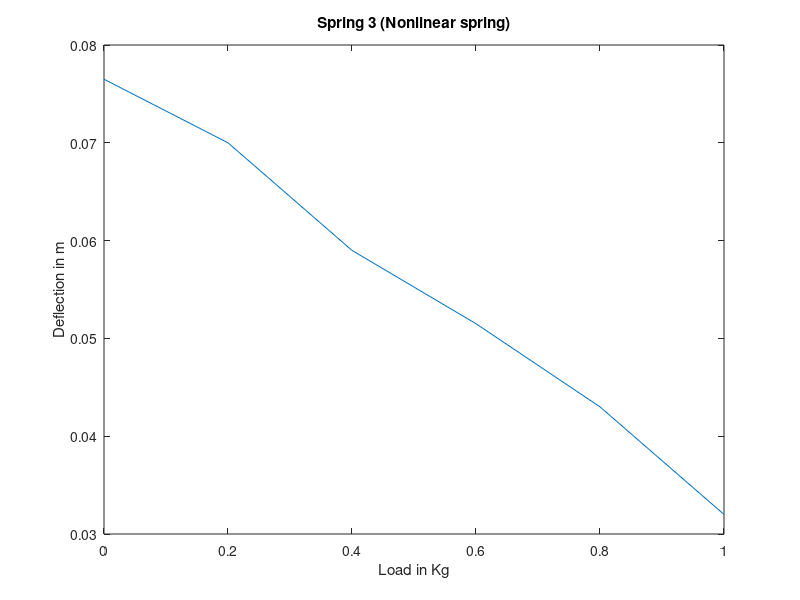

MATLAB code for this plot:
%% Readme    
% 
n = [27,34];  
r = [2.85,2.88]/2/1000 ;    % in m
R = [41.8,31.96]/2/1000;    % in m
G = 27 *10^9;               % in pascals   (Enter appropriate value)
k = (G/4) *((r.^4)./(R.^3))./n;   % theoretical values for spring 1 ,spring2

%Note : variable kt generated in the workspace is spring constant obtained after linear regression  
%       variable ktt1,ktt2 represent piecewise spring constants 

%%  Spring 1
s1 = [0,410,409;200,411,410;400,412,413;600,414,415;800,416,418;1000,421,421];
s1=s1/1000;
sp1 = [s1(:,1), (s1(:,2)+s1(:,3))/2];
% plot(sp1(:,1),sp1(:,2));
plot(sp1(:,2),sp1(:,1));
xlabel('Load in Kg');
ylabel('Deflection in m');
title('Spring 1');
pause;
% y = p1*x + p2; ,p1=.011286 ,p2 =.40852
p1=.011286;
kt1 = 1/p1;

g = -sp1(1:5,:)+ sp1(2:end,:); 
ktt1= g(:,1)./g(:,2); 

%%  Spring 2

s2 = [0,9.85,9.82;2,8.8,8.74;2.5,8.27,8.13;3,7.86,7.7;3.5,7.29,7.29];
s2(:,2:3)=s2(:,2:3)/100;
sp2 = [s2(:,1), (s2(:,2)+s2(:,3))/2];

plot(sp2(:,1),sp2(:,2));
xlabel('Load in Kg');
ylabel('Deflection in m');
title('Spring 2');
% y = p1*x + p2; ,p1=.00071644 ,p2 =.099512
p1=.0071644;
kt2 = 1/p1;
kt = [kt1,kt2];
g = -sp2(1:4,:)+ sp2(2:end,:); 
ktt2= g(:,1)./g(:,2); 
pause;
%% Nonlin spring
s3 = [0,7.5,7.8;200,7.1,6.9;400,6.0,5.8;600,5.2,5.1;800,4.4,4.2;1000,3.2,3.2];
s3(:,2:3)=s3(:,2:3)/100;
s3(:,1)=s3(:,1)/1000;
sp3 = [s1(:,1), (s3(:,2)+s3(:,3))/2];
plot(sp3(:,1),sp3(:,2));
xlabel('Load in Kg');
ylabel('Deflection in m');
title('Spring 3 (Nonlinear spring)');

%% strain gauge
b = 24.89 /1000; % in m
h = 6.27/1000 ;  % in m
lo = 25/100;     % in m
l1 = 24.6/100;   % in m
E = 690*10^9 ;   % in Pascals
del = (0.5:0.5:3)/1000; % in m
Izz = 1/12 *b*h^3; 
% Theoretical
P= del*3*E*Izz/lo^3   ;
M = P*l1;
sigma = M/Izz*h/2 ;
e     = sigma /E;    % theoretical strain

% Experimental
ep = 10^-6*[58,120,178,234,292,352];
%Error
error = e-ep;
